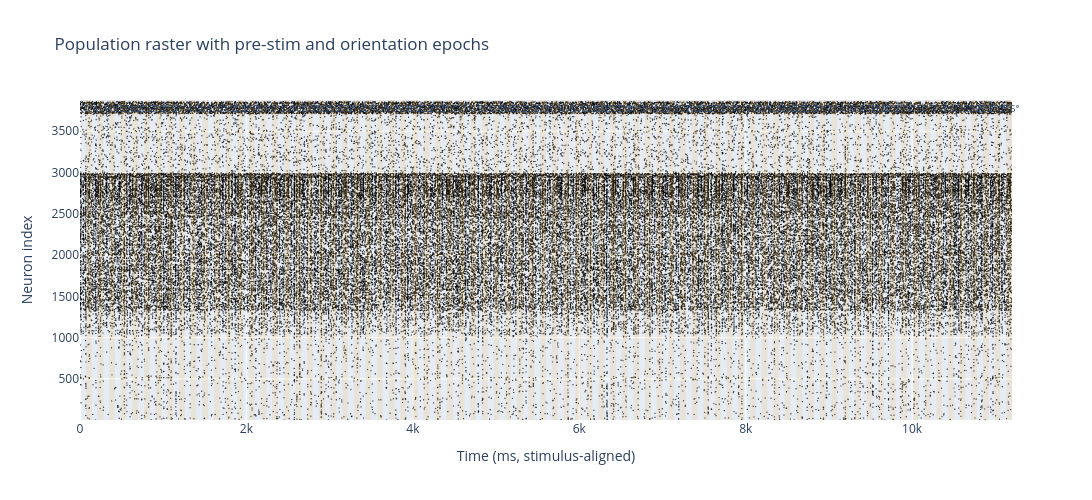

This figure's notebook cell:
### Code cell
import plotly.graph_objects as go

if len(times_all) == 0:
    print("No spikes found in selected range.")
else:
    ymin, ymax = np.min(neurons_all), np.max(neurons_all)

    fig = go.Figure()

    # Spike raster
    fig.add_trace(go.Scattergl(
        x=times_all, y=neurons_all,
        mode="markers",
        marker=dict(size=1.5, color="black", opacity=0.7),
        name="spikes",
    ))

    # Mark pre-stim period
    if raster_begin_ms < 0:
        fig.add_vrect(
            x0=raster_begin_ms, x1=0,
            fillcolor="royalblue", opacity=0.08, line_width=0,
            annotation_text="pre-stim", annotation_position="top",
        )

    # Mark stimulus-on orientation epochs
    for start_ms, end_ms, label in epoch_info:
        fig.add_vrect(
            x0=start_ms, x1=end_ms,
            fillcolor="orange", opacity=0.12, line_width=0,
            annotation_text=label, annotation_position="top",
            annotation_font_size=9,
        )

    fig.update_layout(
        width=1200, height=500,
        xaxis_title="Time (ms, stimulus-aligned)",
        yaxis_title="Neuron index",
        title="Visual stimulus responses with pre-stim and orientation epochs",
        xaxis=dict(range=[raster_begin_ms, raster_end_ms]),
        yaxis=dict(range=[ymin, ymax + 20]),
        dragmode="zoom",
    )
    fig.show()

### Figure 1 — Plotly figure (JSON) as saved in the notebook; plotly's stock layout.template omitted (floating-point values rounded to 4 significant figures; data arrays with more than 128 entries replaced by an {"elided": "..."} marker saying what was removed)
{"data": [{"marker": {"color": "black", "opacity": 0.7, "size": 1.5}, "mode": "markers", "name": "spikes", "type": "scattergl", "x": {"elided": "92618 float values"}, "y": {"elided": "92618 int values"}}], "layout": {"annotations": [{"font": {"size": 9}, "showarrow": false, "text": "0°", "x": 105, "xanchor": "center", "xref": "x", "y": 1, "yanchor": "top", "yref": "y domain"}, {"font": {"size": 9}, "showarrow": false, "text": "45°", "x": 245, "xanchor": "center", "xref": "x", "y": 1, "yanchor": "top", "yref": "y domain"}, {"font": {"size": 9}, "showarrow": false, "text": "90°", "x": 385, "xanchor": "center", "xref": "x", "y": 1, "yanchor": "top", "yref": "y domain"}, {"font": {"size": 9}, "showarrow": false, "text": "135°", "x": 525, "xanchor": "center", "xref": "x", "y": 1, "yanchor": "top", "yref": "y domain"}, {"font": {"size": 9}, "showarrow": false, "text": "180°", "x": 665, "xanchor": "center", "xref": "x", "y": 1, "yanchor": "top", "yref": "y domain"}, {"font": {"size": 9}, "showarrow": false, "text": "225°", "x": 805, "xanchor": "center", "xref": "x", "y": 1, "yanchor": "top", "yref": "y domain"}, {"font": {"size": 9}, "showarrow": false, "text": "270°", "x": 945, "xanchor": "center", "xref": "x", "y": 1, "yanchor": "top", "yref": "y domain"}, {"font": {"size": 9}, "showarrow": false, "text": "315°", "x": 1085, "xanchor": "center", "xref": "x", "y": 1, "yanchor": "top", "yref": "y domain"}, {"font": {"size": 9}, "showarrow": false, "text": "0°", "x": 1225, "xanchor": "center", "xref": "x", "y": 1, "yanchor": "top", "yref": "y domain"}, {"font": {"size": 9}, "showarrow": false, "text": "45°", "x": 1365, "xanchor": "center", "xref": "x", "y": 1, "yanchor": "top", "yref": "y domain"}, {"font": {"size": 9}, "showarrow": false, "text": "90°", "x": 1505, "xanchor": "center", "xref": "x", "y": 1, "yanchor": "top", "yref": "y domain"}, {"font": {"size": 9}, "showarrow": false, "text": "135°", "x": 1645, "xanchor": "center", "xref": "x", "y": 1, "yanchor": "top", "yref": "y domain"}, {"font": {"size": 9}, "showarrow": false, "text": "180°", "x": 1785, "xanchor": "center", "xref": "x", "y": 1, "yanchor": "top", "yref": "y domain"}, {"font": {"size": 9}, "showarrow": false, "text": "225°", "x": 1925, "xanchor": "center", "xref": "x", "y": 1, "yanchor": "top", "yref": "y domain"}, {"font": {"size": 9}, "showarrow": false, "text": "270°", "x": 2065, "xanchor": "center", "xref": "x", "y": 1, "yanchor": "top", "yref": "y domain"}, {"font": {"size": 9}, "showarrow": false, "text": "315°", "x": 2205, "xanchor": "center", "xref": "x", "y": 1, "yanchor": "top", "yref": "y domain"}, {"font": {"size": 9}, "showarrow": false, "text": "0°", "x": 2345, "xanchor": "center", "xref": "x", "y": 1, "yanchor": "top", "yref": "y domain"}, {"font": {"size": 9}, "showarrow": false, "text": "45°", "x": 2485, "xanchor": "center", "xref": "x", "y": 1, "yanchor": "top", "yref": "y domain"}, {"font": {"size": 9}, "showarrow": false, "text": "90°", "x": 2625, "xanchor": "center", "xref": "x", "y": 1, "yanchor": "top", "yref": "y domain"}, {"font": {"size": 9}, "showarrow": false, "text": "135°", "x": 2765, "xanchor": "center", "xref": "x", "y": 1, "yanchor": "top", "yref": "y domain"}, {"font": {"size": 9}, "showarrow": false, "text": "180°", "x": 2905, "xanchor": "center", "xref": "x", "y": 1, "yanchor": "top", "yref": "y domain"}, {"font": {"size": 9}, "showarrow": false, "text": "225°", "x": 3045, "xanchor": "center", "xref": "x", "y": 1, "yanchor": "top", "yref": "y domain"}, {"font": {"size": 9}, "showarrow": false, "text": "270°", "x": 3185, "xanchor": "center", "xref": "x", "y": 1, "yanchor": "top", "yref": "y domain"}, {"font": {"size": 9}, "showarrow": false, "text": "315°", "x": 3325, "xanchor": "center", "xref": "x", "y": 1, "yanchor": "top", "yref": "y domain"}, {"font": {"size": 9}, "showarrow": false, "text": "0°", "x": 3465, "xanchor": "center", "xref": "x", "y": 1, "yanchor": "top", "yref": "y domain"}, {"font": {"size": 9}, "showarrow": false, "text": "45°", "x": 3605, "xanchor": "center", "xref": "x", "y": 1, "yanchor": "top", "yref": "y domain"}, {"font": {"size": 9}, "showarrow": false, "text": "90°", "x": 3745, "xanchor": "center", "xref": "x", "y": 1, "yanchor": "top", "yref": "y domain"}, {"font": {"size": 9}, "showarrow": false, "text": "135°", "x": 3885, "xanchor": "center", "xref": "x", "y": 1, "yanchor": "top", "yref": "y domain"}, {"font": {"size": 9}, "showarrow": false, "text": "180°", "x": 4025, "xanchor": "center", "xref": "x", "y": 1, "yanchor": "top", "yref": "y domain"}, {"font": {"size": 9}, "showarrow": false, "text": "225°", "x": 4165, "xanchor": "center", "xref": "x", "y": 1, "yanchor": "top", "yref": "y domain"}, {"font": {"size": 9}, "showarrow": false, "text": "270°", "x": 4305, "xanchor": "center", "xref": "x", "y": 1, "yanchor": "top", "yref": "y domain"}, {"font": {"size": 9}, "showarrow": false, "text": "315°", "x": 4445, "xanchor": "center", "xref": "x", "y": 1, "yanchor": "top", "yref": "y domain"}, {"font": {"size": 9}, "showarrow": false, "text": "0°", "x": 4585, "xanchor": "center", "xref": "x", "y": 1, "yanchor": "top", "yref": "y domain"}, {"font": {"size": 9}, "showarrow": false, "text": "45°", "x": 4725, "xanchor": "center", "xref": "x", "y": 1, "yanchor": "top", "yref": "y domain"}, {"font": {"size": 9}, "showarrow": false, "text": "90°", "x": 4865, "xanchor": "center", "xref": "x", "y": 1, "yanchor": "top", "yref": "y domain"}, {"font": {"size": 9}, "showarrow": false, "text": "135°", "x": 5005, "xanchor": "center", "xref": "x", "y": 1, "yanchor": "top", "yref": "y domain"}, {"font": {"size": 9}, "showarrow": false, "text": "180°", "x": 5145, "xanchor": "center", "xref": "x", "y": 1, "yanchor": "top", "yref": "y domain"}, {"font": {"size": 9}, "showarrow": false, "text": "225°", "x": 5285, "xanchor": "center", "xref": "x", "y": 1, "yanchor": "top", "yref": "y domain"}, {"font": {"size": 9}, "showarrow": false, "text": "270°", "x": 5425, "xanchor": "center", "xref": "x", "y": 1, "yanchor": "top", "yref": "y domain"}, {"font": {"size": 9}, "showarrow": false, "text": "315°", "x": 5565, "xanchor": "center", "xref": "x", "y": 1, "yanchor": "top", "yref": "y domain"}, {"font": {"size": 9}, "showarrow": false, "text": "0°", "x": 5705, "xanchor": "center", "xref": "x", "y": 1, "yanchor": "top", "yref": "y domain"}, {"font": {"size": 9}, "showarrow": false, "text": "45°", "x": 5845, "xanchor": "center", "xref": "x", "y": 1, "yanchor": "top", "yref": "y domain"}, {"font": {"size": 9}, "showarrow": false, "text": "90°", "x": 5985, "xanchor": "center", "xref": "x", "y": 1, "yanchor": "top", "yref": "y domain"}, {"font": {"size": 9}, "showarrow": false, "text": "135°", "x": 6125, "xanchor": "center", "xref": "x", "y": 1, "yanchor": "top", "yref": "y domain"}, {"font": {"size": 9}, "showarrow": false, "text": "180°", "x": 6265, "xanchor": "center", "xref": "x", "y": 1, "yanchor": "top", "yref": "y domain"}, {"font": {"size": 9}, "showarrow": false, "text": "225°", "x": 6405, "xanchor": "center", "xref": "x", "y": 1, "yanchor": "top", "yref": "y domain"}, {"font": {"size": 9}, "showarrow": false, "text": "270°", "x": 6545, "xanchor": "center", "xref": "x", "y": 1, "yanchor": "top", "yref": "y domain"}, {"font": {"size": 9}, "showarrow": false, "text": "315°", "x": 6685, "xanchor": "center", "xref": "x", "y": 1, "yanchor": "top", "yref": "y domain"}, {"font": {"size": 9}, "showarrow": false, "text": "0°", "x": 6825, "xanchor": "center", "xref": "x", "y": 1, "yanchor": "top", "yref": "y domain"}, {"font": {"size": 9}, "showarrow": false, "text": "45°", "x": 6965, "xanchor": "center", "xref": "x", "y": 1, "yanchor": "top", "yref": "y domain"}, {"font": {"size": 9}, "showarrow": false, "text": "90°", "x": 7105, "xanchor": "center", "xref": "x", "y": 1, "yanchor": "top", "yref": "y domain"}, {"font": {"size": 9}, "showarrow": false, "text": "135°", "x": 7245, "xanchor": "center", "xref": "x", "y": 1, "yanchor": "top", "yref": "y domain"}, {"font": {"size": 9}, "showarrow": false, "text": "180°", "x": 7385, "xanchor": "center", "xref": "x", "y": 1, "yanchor": "top", "yref": "y domain"}, {"font": {"size": 9}, "showarrow": false, "text": "225°", "x": 7525, "xanchor": "center", "xref": "x", "y": 1, "yanchor": "top", "yref": "y domain"}, {"font": {"size": 9}, "showarrow": false, "text": "270°", "x": 7665, "xanchor": "center", "xref": "x", "y": 1, "yanchor": "top", "yref": "y domain"}, {"font": {"size": 9}, "showarrow": false, "text": "315°", "x": 7805, "xanchor": "center", "xref": "x", "y": 1, "yanchor": "top", "yref": "y domain"}, {"font": {"size": 9}, "showarrow": false, "text": "0°", "x": 7945, "xanchor": "center", "xref": "x", "y": 1, "yanchor": "top", "yref": "y domain"}, {"font": {"size": 9}, "showarrow": false, "text": "45°", "x": 8085, "xanchor": "center", "xref": "x", "y": 1, "yanchor": "top", "yref": "y domain"}, {"font": {"size": 9}, "showarrow": false, "text": "90°", "x": 8225, "xanchor": "center", "xref": "x", "y": 1, "yanchor": "top", "yref": "y domain"}, {"font": {"size": 9}, "showarrow": false, "text": "135°", "x": 8365, "xanchor": "center", "xref": "x", "y": 1, "yanchor": "top", "yref": "y domain"}, {"font": {"size": 9}, "showarrow": false, "text": "180°", "x": 8505, "xanchor": "center", "xref": "x", "y": 1, "yanchor": "top", "yref": "y domain"}, {"font": {"size": 9}, "showarrow": false, "text": "225°", "x": 8645, "xanchor": "center", "xref": "x", "y": 1, "yanchor": "top", "yref": "y domain"}, {"font": {"size": 9}, "showarrow": false, "text": "270°", "x": 8785, "xanchor": "center", "xref": "x", "y": 1, "yanchor": "top", "yref": "y domain"}, {"font": {"size": 9}, "showarrow": false, "text": "315°", "x": 8925, "xanchor": "center", "xref": "x", "y": 1, "yanchor": "top", "yref": "y domain"}, {"font": {"size": 9}, "showarrow": false, "text": "0°", "x": 9065, "xanchor": "center", "xref": "x", "y": 1, "yanchor": "top", "yref": "y domain"}, {"font": {"size": 9}, "showarrow": false, "text": "45°", "x": 9205, "xanchor": "center", "xref": "x", "y": 1, "yanchor": "top", "yref": "y domain"}, {"font": {"size": 9}, "showarrow": false, "text": "90°", "x": 9345, "xanchor": "center", "xref": "x", "y": 1, "yanchor": "top", "yref": "y domain"}, {"font": {"size": 9}, "showarrow": false, "text": "135°", "x": 9485, "xanchor": "center", "xref": "x", "y": 1, "yanchor": "top", "yref": "y domain"}, {"font": {"size": 9}, "showarrow": false, "text": "180°", "x": 9625, "xanchor": "center", "xref": "x", "y": 1, "yanchor": "top", "yref": "y domain"}, {"font": {"size": 9}, "showarrow": false, "text": "225°", "x": 9765, "xanchor": "center", "xref": "x", "y": 1, "yanchor": "top", "yref": "y domain"}, {"font": {"size": 9}, "showarrow": false, "text": "270°", "x": 9905, "xanchor": "center", "xref": "x", "y": 1, "yanchor": "top", "yref": "y domain"}, {"font": {"size": 9}, "showarrow": false, "text": "315°", "x": 10045, "xanchor": "center", "xref": "x", "y": 1, "yanchor": "top", "yref": "y domain"}, {"font": {"size": 9}, "showarrow": false, "text": "0°", "x": 10185, "xanchor": "center", "xref": "x", "y": 1, "yanchor": "top", "yref": "y domain"}, {"font": {"size": 9}, "showarrow": false, "text": "45°", "x": 10325, "xanchor": "center", "xref": "x", "y": 1, "yanchor": "top", "yref": "y domain"}, {"font": {"size": 9}, "showarrow": false, "text": "90°", "x": 10465, "xanchor": "center", "xref": "x", "y": 1, "yanchor": "top", "yref": "y domain"}, {"font": {"size": 9}, "showarrow": false, "text": "135°", "x": 10605, "xanchor": "center", "xref": "x", "y": 1, "yanchor": "top", "yref": "y domain"}, {"font": {"size": 9}, "showarrow": false, "text": "180°", "x": 10745, "xanchor": "center", "xref": "x", "y": 1, "yanchor": "top", "yref": "y domain"}, {"font": {"size": 9}, "showarrow": false, "text": "225°", "x": 10885, "xanchor": "center", "xref": "x", "y": 1, "yanchor": "top", "yref": "y domain"}, {"font": {"size": 9}, "showarrow": false, "text": "270°", "x": 11025, "xanchor": "center", "xref": "x", "y": 1, "yanchor": "top", "yref": "y domain"}, {"font": {"size": 9}, "showarrow": false, "text": "315°", "x": 11165, "xanchor": "center", "xref": "x", "y": 1, "yanchor": "top", "yref": "y domain"}], "dragmode": "zoom", "height": 500, "shapes": [{"fillcolor": "orange", "line": {"width": 0}, "opacity": 0.12, "type": "rect", "x0": 70, "x1": 140, "xref": "x", "y0": 0, "y1": 1, "yref": "y domain"}, {"fillcolor": "orange", "line": {"width": 0}, "opacity": 0.12, "type": "rect", "x0": 210, "x1": 280, "xref": "x", "y0": 0, "y1": 1, "yref": "y domain"}, {"fillcolor": "orange", "line": {"width": 0}, "opacity": 0.12, "type": "rect", "x0": 350, "x1": 420, "xref": "x", "y0": 0, "y1": 1, "yref": "y domain"}, {"fillcolor": "orange", "line": {"width": 0}, "opacity": 0.12, "type": "rect", "x0": 490, "x1": 560, "xref": "x", "y0": 0, "y1": 1, "yref": "y domain"}, {"fillcolor": "orange", "line": {"width": 0}, "opacity": 0.12, "type": "rect", "x0": 630, "x1": 700, "xref": "x", "y0": 0, "y1": 1, "yref": "y domain"}, {"fillcolor": "orange", "line": {"width": 0}, "opacity": 0.12, "type": "rect", "x0": 770, "x1": 840, "xref": "x", "y0": 0, "y1": 1, "yref": "y domain"}, {"fillcolor": "orange", "line": {"width": 0}, "opacity": 0.12, "type": "rect", "x0": 910, "x1": 980, "xref": "x", "y0": 0, "y1": 1, "yref": "y domain"}, {"fillcolor": "orange", "line": {"width": 0}, "opacity": 0.12, "type": "rect", "x0": 1050, "x1": 1120, "xref": "x", "y0": 0, "y1": 1, "yref": "y domain"}, {"fillcolor": "orange", "line": {"width": 0}, "opacity": 0.12, "type": "rect", "x0": 1190, "x1": 1260, "xref": "x", "y0": 0, "y1": 1, "yref": "y domain"}, {"fillcolor": "orange", "line": {"width": 0}, "opacity": 0.12, "type": "rect", "x0": 1330, "x1": 1400, "xref": "x", "y0": 0, "y1": 1, "yref": "y domain"}, {"fillcolor": "orange", "line": {"width": 0}, "opacity": 0.12, "type": "rect", "x0": 1470, "x1": 1540, "xref": "x", "y0": 0, "y1": 1, "yref": "y domain"}, {"fillcolor": "orange", "line": {"width": 0}, "opacity": 0.12, "type": "rect", "x0": 1610, "x1": 1680, "xref": "x", "y0": 0, "y1": 1, "yref": "y domain"}, {"fillcolor": "orange", "line": {"width": 0}, "opacity": 0.12, "type": "rect", "x0": 1750, "x1": 1820, "xref": "x", "y0": 0, "y1": 1, "yref": "y domain"}, {"fillcolor": "orange", "line": {"width": 0}, "opacity": 0.12, "type": "rect", "x0": 1890, "x1": 1960, "xref": "x", "y0": 0, "y1": 1, "yref": "y domain"}, {"fillcolor": "orange", "line": {"width": 0}, "opacity": 0.12, "type": "rect", "x0": 2030, "x1": 2100, "xref": "x", "y0": 0, "y1": 1, "yref": "y domain"}, {"fillcolor": "orange", "line": {"width": 0}, "opacity": 0.12, "type": "rect", "x0": 2170, "x1": 2240, "xref": "x", "y0": 0, "y1": 1, "yref": "y domain"}, {"fillcolor": "orange", "line": {"width": 0}, "opacity": 0.12, "type": "rect", "x0": 2310, "x1": 2380, "xref": "x", "y0": 0, "y1": 1, "yref": "y domain"}, {"fillcolor": "orange", "line": {"width": 0}, "opacity": 0.12, "type": "rect", "x0": 2450, "x1": 2520, "xref": "x", "y0": 0, "y1": 1, "yref": "y domain"}, {"fillcolor": "orange", "line": {"width": 0}, "opacity": 0.12, "type": "rect", "x0": 2590, "x1": 2660, "xref": "x", "y0": 0, "y1": 1, "yref": "y domain"}, {"fillcolor": "orange", "line": {"width": 0}, "opacity": 0.12, "type": "rect", "x0": 2730, "x1": 2800, "xref": "x", "y0": 0, "y1": 1, "yref": "y domain"}, {"fillcolor": "orange", "line": {"width": 0}, "opacity": 0.12, "type": "rect", "x0": 2870, "x1": 2940, "xref": "x", "y0": 0, "y1": 1, "yref": "y domain"}, {"fillcolor": "orange", "line": {"width": 0}, "opacity": 0.12, "type": "rect", "x0": 3010, "x1": 3080, "xref": "x", "y0": 0, "y1": 1, "yref": "y domain"}, {"fillcolor": "orange", "line": {"width": 0}, "opacity": 0.12, "type": "rect", "x0": 3150, "x1": 3220, "xref": "x", "y0": 0, "y1": 1, "yref": "y domain"}, {"fillcolor": "orange", "line": {"width": 0}, "opacity": 0.12, "type": "rect", "x0": 3290, "x1": 3360, "xref": "x", "y0": 0, "y1": 1, "yref": "y domain"}, {"fillcolor": "orange", "line": {"width": 0}, "opacity": 0.12, "type": "rect", "x0": 3430, "x1": 3500, "xref": "x", "y0": 0, "y1": 1, "yref": "y domain"}, {"fillcolor": "orange", "line": {"width": 0}, "opacity": 0.12, "type": "rect", "x0": 3570, "x1": 3640, "xref": "x", "y0": 0, "y1": 1, "yref": "y domain"}, {"fillcolor": "orange", "line": {"width": 0}, "opacity": 0.12, "type": "rect", "x0": 3710, "x1": 3780, "xref": "x", "y0": 0, "y1": 1, "yref": "y domain"}, {"fillcolor": "orange", "line": {"width": 0}, "opacity": 0.12, "type": "rect", "x0": 3850, "x1": 3920, "xref": "x", "y0": 0, "y1": 1, "yref": "y domain"}, {"fillcolor": "orange", "line": {"width": 0}, "opacity": 0.12, "type": "rect", "x0": 3990, "x1": 4060, "xref": "x", "y0": 0, "y1": 1, "yref": "y domain"}, {"fillcolor": "orange", "line": {"width": 0}, "opacity": 0.12, "type": "rect", "x0": 4130, "x1": 4200, "xref": "x", "y0": 0, "y1": 1, "yref": "y domain"}, {"fillcolor": "orange", "line": {"width": 0}, "opacity": 0.12, "type": "rect", "x0": 4270, "x1": 4340, "xref": "x", "y0": 0, "y1": 1, "yref": "y domain"}, {"fillcolor": "orange", "line": {"width": 0}, "opacity": 0.12, "type": "rect", "x0": 4410, "x1": 4480, "xref": "x", "y0": 0, "y1": 1, "yref": "y domain"}, {"fillcolor": "orange", "line": {"width": 0}, "opacity": 0.12, "type": "rect", "x0": 4550, "x1": 4620, "xref": "x", "y0": 0, "y1": 1, "yref": "y domain"}, {"fillcolor": "orange", "line": {"width": 0}, "opacity": 0.12, "type": "rect", "x0": 4690, "x1": 4760, "xref": "x", "y0": 0, "y1": 1, "yref": "y domain"}, {"fillcolor": "orange", "line": {"width": 0}, "opacity": 0.12, "type": "rect", "x0": 4830, "x1": 4900, "xref": "x", "y0": 0, "y1": 1, "yref": "y domain"}, {"fillcolor": "orange", "line": {"width": 0}, "opacity": 0.12, "type": "rect", "x0": 4970, "x1": 5040, "xref": "x", "y0": 0, "y1": 1, "yref": "y domain"}, {"fillcolor": "orange", "line": {"width": 0}, "opacity": 0.12, "type": "rect", "x0": 5110, "x1": 5180, "xref": "x", "y0": 0, "y1": 1, "yref": "y domain"}, {"fillcolor": "orange", "line": {"width": 0}, "opacity": 0.12, "type": "rect", "x0": 5250, "x1": 5320, "xref": "x", "y0": 0, "y1": 1, "yref": "y domain"}, {"fillcolor": "orange", "line": {"width": 0}, "opacity": 0.12, "type": "rect", "x0": 5390, "x1": 5460, "xref": "x", "y0": 0, "y1": 1, "yref": "y domain"}, {"fillcolor": "orange", "line": {"width": 0}, "opacity": 0.12, "type": "rect", "x0": 5530, "x1": 5600, "xref": "x", "y0": 0, "y1": 1, "yref": "y domain"}, {"fillcolor": "orange", "line": {"width": 0}, "opacity": 0.12, "type": "rect", "x0": 5670, "x1": 5740, "xref": "x", "y0": 0, "y1": 1, "yref": "y domain"}, {"fillcolor": "orange", "line": {"width": 0}, "opacity": 0.12, "type": "rect", "x0": 5810, "x1": 5880, "xref": "x", "y0": 0, "y1": 1, "yref": "y domain"}, {"fillcolor": "orange", "line": {"width": 0}, "opacity": 0.12, "type": "rect", "x0": 5950, "x1": 6020, "xref": "x", "y0": 0, "y1": 1, "yref": "y domain"}, {"fillcolor": "orange", "line": {"width": 0}, "opacity": 0.12, "type": "rect", "x0": 6090, "x1": 6160, "xref": "x", "y0": 0, "y1": 1, "yref": "y domain"}, {"fillcolor": "orange", "line": {"width": 0}, "opacity": 0.12, "type": "rect", "x0": 6230, "x1": 6300, "xref": "x", "y0": 0, "y1": 1, "yref": "y domain"}, {"fillcolor": "orange", "line": {"width": 0}, "opacity": 0.12, "type": "rect", "x0": 6370, "x1": 6440, "xref": "x", "y0": 0, "y1": 1, "yref": "y domain"}, {"fillcolor": "orange", "line": {"width": 0}, "opacity": 0.12, "type": "rect", "x0": 6510, "x1": 6580, "xref": "x", "y0": 0, "y1": 1, "yref": "y domain"}, {"fillcolor": "orange", "line": {"width": 0}, "opacity": 0.12, "type": "rect", "x0": 6650, "x1": 6720, "xref": "x", "y0": 0, "y1": 1, "yref": "y domain"}, {"fillcolor": "orange", "line": {"width": 0}, "opacity": 0.12, "type": "rect", "x0": 6790, "x1": 6860, "xref": "x", "y0": 0, "y1": 1, "yref": "y domain"}, {"fillcolor": "orange", "line": {"width": 0}, "opacity": 0.12, "type": "rect", "x0": 6930, "x1": 7000, "xref": "x", "y0": 0, "y1": 1, "yref": "y domain"}, {"fillcolor": "orange", "line": {"width": 0}, "opacity": 0.12, "type": "rect", "x0": 7070, "x1": 7140, "xref": "x", "y0": 0, "y1": 1, "yref": "y domain"}, {"fillcolor": "orange", "line": {"width": 0}, "opacity": 0.12, "type": "rect", "x0": 7210, "x1": 7280, "xref": "x", "y0": 0, "y1": 1, "yref": "y domain"}, {"fillcolor": "orange", "line": {"width": 0}, "opacity": 0.12, "type": "rect", "x0": 7350, "x1": 7420, "xref": "x", "y0": 0, "y1": 1, "yref": "y domain"}, {"fillcolor": "orange", "line": {"width": 0}, "opacity": 0.12, "type": "rect", "x0": 7490, "x1": 7560, "xref": "x", "y0": 0, "y1": 1, "yref": "y domain"}, {"fillcolor": "orange", "line": {"width": 0}, "opacity": 0.12, "type": "rect", "x0": 7630, "x1": 7700, "xref": "x", "y0": 0, "y1": 1, "yref": "y domain"}, {"fillcolor": "orange", "line": {"width": 0}, "opacity": 0.12, "type": "rect", "x0": 7770, "x1": 7840, "xref": "x", "y0": 0, "y1": 1, "yref": "y domain"}, {"fillcolor": "orange", "line": {"width": 0}, "opacity": 0.12, "type": "rect", "x0": 7910, "x1": 7980, "xref": "x", "y0": 0, "y1": 1, "yref": "y domain"}, {"fillcolor": "orange", "line": {"width": 0}, "opacity": 0.12, "type": "rect", "x0": 8050, "x1": 8120, "xref": "x", "y0": 0, "y1": 1, "yref": "y domain"}, {"fillcolor": "orange", "line": {"width": 0}, "opacity": 0.12, "type": "rect", "x0": 8190, "x1": 8260, "xref": "x", "y0": 0, "y1": 1, "yref": "y domain"}, {"fillcolor": "orange", "line": {"width": 0}, "opacity": 0.12, "type": "rect", "x0": 8330, "x1": 8400, "xref": "x", "y0": 0, "y1": 1, "yref": "y domain"}, {"fillcolor": "orange", "line": {"width": 0}, "opacity": 0.12, "type": "rect", "x0": 8470, "x1": 8540, "xref": "x", "y0": 0, "y1": 1, "yref": "y domain"}, {"fillcolor": "orange", "line": {"width": 0}, "opacity": 0.12, "type": "rect", "x0": 8610, "x1": 8680, "xref": "x", "y0": 0, "y1": 1, "yref": "y domain"}, {"fillcolor": "orange", "line": {"width": 0}, "opacity": 0.12, "type": "rect", "x0": 8750, "x1": 8820, "xref": "x", "y0": 0, "y1": 1, "yref": "y domain"}, {"fillcolor": "orange", "line": {"width": 0}, "opacity": 0.12, "type": "rect", "x0": 8890, "x1": 8960, "xref": "x", "y0": 0, "y1": 1, "yref": "y domain"}, {"fillcolor": "orange", "line": {"width": 0}, "opacity": 0.12, "type": "rect", "x0": 9030, "x1": 9100, "xref": "x", "y0": 0, "y1": 1, "yref": "y domain"}, {"fillcolor": "orange", "line": {"width": 0}, "opacity": 0.12, "type": "rect", "x0": 9170, "x1": 9240, "xref": "x", "y0": 0, "y1": 1, "yref": "y domain"}, {"fillcolor": "orange", "line": {"width": 0}, "opacity": 0.12, "type": "rect", "x0": 9310, "x1": 9380, "xref": "x", "y0": 0, "y1": 1, "yref": "y domain"}, {"fillcolor": "orange", "line": {"width": 0}, "opacity": 0.12, "type": "rect", "x0": 9450, "x1": 9520, "xref": "x", "y0": 0, "y1": 1, "yref": "y domain"}, {"fillcolor": "orange", "line": {"width": 0}, "opacity": 0.12, "type": "rect", "x0": 9590, "x1": 9660, "xref": "x", "y0": 0, "y1": 1, "yref": "y domain"}, {"fillcolor": "orange", "line": {"width": 0}, "opacity": 0.12, "type": "rect", "x0": 9730, "x1": 9800, "xref": "x", "y0": 0, "y1": 1, "yref": "y domain"}, {"fillcolor": "orange", "line": {"width": 0}, "opacity": 0.12, "type": "rect", "x0": 9870, "x1": 9940, "xref": "x", "y0": 0, "y1": 1, "yref": "y domain"}, {"fillcolor": "orange", "line": {"width": 0}, "opacity": 0.12, "type": "rect", "x0": 10010, "x1": 10080, "xref": "x", "y0": 0, "y1": 1, "yref": "y domain"}, {"fillcolor": "orange", "line": {"width": 0}, "opacity": 0.12, "type": "rect", "x0": 10150, "x1": 10220, "xref": "x", "y0": 0, "y1": 1, "yref": "y domain"}, {"fillcolor": "orange", "line": {"width": 0}, "opacity": 0.12, "type": "rect", "x0": 10290, "x1": 10360, "xref": "x", "y0": 0, "y1": 1, "yref": "y domain"}, {"fillcolor": "orange", "line": {"width": 0}, "opacity": 0.12, "type": "rect", "x0": 10430, "x1": 10500, "xref": "x", "y0": 0, "y1": 1, "yref": "y domain"}, {"fillcolor": "orange", "line": {"width": 0}, "opacity": 0.12, "type": "rect", "x0": 10570, "x1": 10640, "xref": "x", "y0": 0, "y1": 1, "yref": "y domain"}, {"fillcolor": "orange", "line": {"width": 0}, "opacity": 0.12, "type": "rect", "x0": 10710, "x1": 10780, "xref": "x", "y0": 0, "y1": 1, "yref": "y domain"}, {"fillcolor": "orange", "line": {"width": 0}, "opacity": 0.12, "type": "rect", "x0": 10850, "x1": 10920, "xref": "x", "y0": 0, "y1": 1, "yref": "y domain"}, {"fillcolor": "orange", "line": {"width": 0}, "opacity": 0.12, "type": "rect", "x0": 10990, "x1": 11060, "xref": "x", "y0": 0, "y1": 1, "yref": "y domain"}, {"fillcolor": "orange", "line": {"width": 0}, "opacity": 0.12, "type": "rect", "x0": 11130, "x1": 11200, "xref": "x", "y0": 0, "y1": 1, "yref": "y domain"}], "title": {"text": "Population raster with pre-stim and orientation epochs"}, "width": 1200, "xaxis": {"range": [0, 11200], "title": {"text": "Time (ms, stimulus-aligned)"}}, "yaxis": {"range": [2, 3878], "title": {"text": "Neuron index"}}}}
